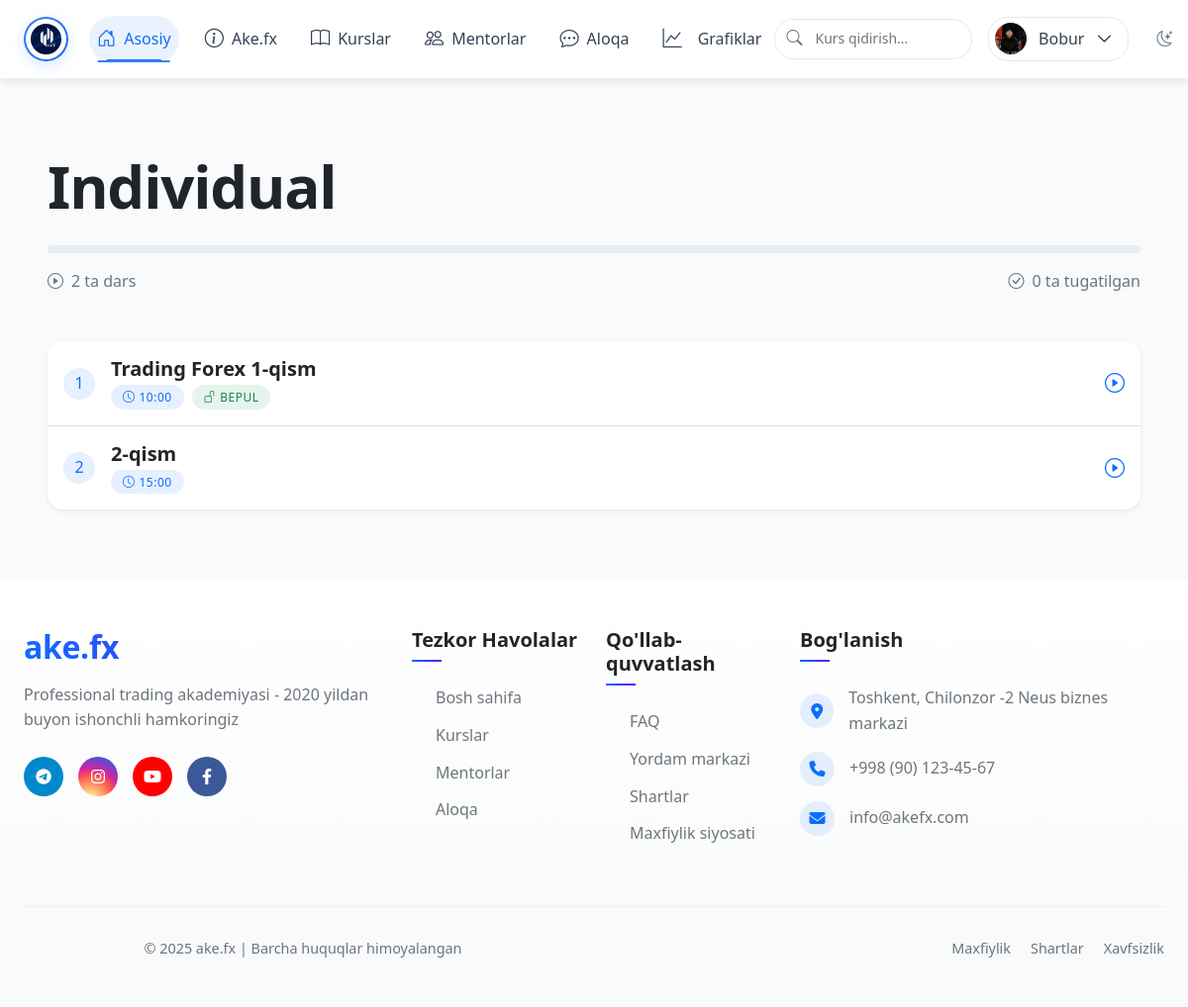
The page /course/1/lessons/ (signed in) on the database its author committed.
### main/models.py (models this page shows, shortened)
class Profile(models.Model):
    user = models.OneToOneField(users, on_delete=models.CASCADE)
    image = models.ImageField(upload_to='profile_images/', null=True, blank=True)
    bio = models.TextField(max_length=500, blank=True)

class Course(models.Model):
    title = models.CharField(max_length=100)
    description = models.TextField()
    price = models.DecimalField(max_digits=8, decimal_places=2)
    duration = models.CharField(max_length=50)  # masalan: '3 oy'
    image = models.ImageField(upload_to='courses/')
    mentor = models.ForeignKey('Mentor', on_delete=models.SET_NULL, null=True, blank=True)
    is_paid = models.BooleanField(default=True)  # Pullik yoki bepul ekanligini belgilash
    category = models.ForeignKey(Category, on_delete=models.SET_NULL, null=True, verbose_name='Kategoriya')
    level = models.ForeignKey('Level', on_delete=models.SET_NULL, null=True, verbose_name='Daraja')
    created_at = models.DateTimeField(auto_now_add=True)
    class Meta:
        ordering = ['-created_at']  # Add default ordering
        verbose_name = "Kurs"
        verbose_name_plural = "Kurslar"

class Lesson(models.Model):
    course = models.ForeignKey(Course, on_delete=models.CASCADE, related_name='lessons')
    title = models.CharField(max_length=255, verbose_name="Dars nomi")
    description = models.TextField(verbose_name="Tavsif")
    video_url = models.URLField(verbose_name="Video havolasi", blank=True, null=True)
    duration = models.CharField(max_length=50, verbose_name="Davomiyligi", default="00:00")
    order = models.PositiveIntegerField(default=0, verbose_name="Tartib raqami")
    is_free = models.BooleanField(default=False, verbose_name="Bepul dars")
    created_at = models.DateTimeField(auto_now_add=True)
    class Meta:
        ordering = ['order']
        verbose_name = "Dars"
        verbose_name_plural = "Darslar"

### main/views.py (the view)
# urls.py: path('course/<int:course_id>/lessons/', views.lesson_list, name='lesson_list'),
@login_required
def lesson_list(request, course_id):
    course = get_object_or_404(Course, id=course_id)
    lessons = course.lessons.all().order_by('order')
    completed_lessons = CompletedLesson.objects.filter(
        user=request.user,
        lesson__course=course
    )
    context = {
        'course': course,
        'lessons': lessons,
        'completed_lessons': completed_lessons,
    }
    return render(request, 'lesson_list.html', context)

### main/templates/lesson_list.html (shortened to what this page needs)
{% extends 'base.html' %}
{% load static %}
{% block content %}
<div class="container py-5">
    <div class="course-header mb-5">
        <h1 class="fw-bold mb-4">{{ course.title }}</h1>
        <div class="progress mb-3" style="height: 8px;">
        </div>
        <div class="d-flex justify-content-between align-items-center">
            <p class="text-muted mb-0">
                <i class="bi bi-play-circle me-2"></i>{{ lessons.count }} ta dars
            </p>
            <p class="text-muted mb-0">
                <i class="bi bi-check-circle me-2"></i>{{ completed_lessons.count }} ta tugatilgan
            </p>
        </div>
    </div>
    <div class="card border-0 shadow-sm rounded-4">
        <div class="list-group list-group-flush">
            {% for lesson in lessons %}
            <div class="list-group-item p-0">
                <a href="{% url 'lesson_detail' course.id lesson.id %}"
                   class="lesson-item d-flex align-items-center p-3 text-decoration-none">
                    <div class="lesson-number me-3">
                        {{ forloop.counter }}
                    </div>
                    <div class="flex-grow-1">
                        <h5 class="mb-1">{{ lesson.title }}</h5>
                        <div class="d-flex align-items-center">
                            <span class="badge bg-primary-soft text-primary me-2">
                                <i class="bi bi-clock me-1"></i>{{ lesson.duration }}
                            </span>
                            {% if lesson.is_free %}
                            <span class="badge bg-success-soft text-success">
                                <i class="bi bi-unlock me-1"></i>Bepul
                            </span>
                            {% endif %}
                        </div>
                    </div>
                    <div class="ms-3">
                        {% if lesson.id in completed_lessons %}
                        <i class="bi bi-check-circle-fill text-success fs-5"></i>
                        {% else %}
                        <i class="bi bi-play-circle text-primary fs-5"></i>
                        {% endif %}
                    </div>
                </a>
            </div>
            {% endfor %}
        </div>
    </div>
</div>
{% endblock %}

### main/templates/base.html (shortened to what this page needs)
<!DOCTYPE html>
<html lang="en">
<head>
    {% load static %}
    <link href="https://cdn.jsdelivr.net/npm/bootstrap-icons@1.7.2/font/bootstrap-icons.css" rel="stylesheet">
    <link href="https://cdn.jsdelivr.net/npm/bootstrap@5.3.0/dist/css/bootstrap.min.css" rel="stylesheet">
    <link rel="stylesheet" href="https://cdnjs.cloudflare.com/ajax/libs/font-awesome/6.4.0/css/all.min.css">
    <link href="{% static 'css/style.css' %}" rel="stylesheet">
</head>
<body>
<nav class="navbar navbar-expand-lg fixed-top">
    <div class="container">
        <a class="navbar-brand d-flex align-items-center" href="/">
            <div class="brand-logo-wrapper">
                <img src="{% static 'img/logo.png' %}" alt="Ake.fx" class="navbar-logo">
            </div>
        </a>
        <div class="collapse navbar-collapse" id="navbarNav">
            <ul class="navbar-nav mx-auto">
                <li class="nav-item">
                    <a href="/" class="nav-link active">
                        <i class="bi bi-house-door"></i>
                        <span>Asosiy</span>
                    </a>
                </li>
                <li class="nav-item">
                    <a href="/about/" class="nav-link">
                        <i class="bi bi-info-circle"></i>
                        <span>Ake.fx</span>
                    </a>
                </li>
                <li class="nav-item">
                    <a href="/courses/" class="nav-link">
                        <i class="bi bi-book"></i>
                        <span>Kurslar</span>
                    </a>
                </li>
                <li class="nav-item">
                    <a href="/mentors/" class="nav-link">
                        <i class="bi bi-people"></i>
                        <span>Mentorlar</span>
                    </a>
                </li>
                <li class="nav-item">
                    <a href="/contact/" class="nav-link">
                        <i class="bi bi-chat-dots"></i>
                        <span>Aloqa</span>
                    </a>
                </li>
                <li class="nav-item">
                    <a class="nav-link {% if request.resolver_match.app_name == 'trading' %}active{% endif %}"
                       href="{% url 'trading:trading' %}">
                        <i class="bi bi-graph-up me-2"></i>Grafiklar
                    </a>
                </li>
            </ul>
            <div class="nav-item search-wrapper me-3">
                <form class="search-form" action="{% url 'search' %}" method="get">
                    <input type="search" name="q" placeholder="Kurs qidirish..." class="search-input">
                    <button type="submit" class="search-btn">
                        <i class="bi bi-search"></i>
                    </button>
                </form>
            </div>
            <div class="nav-item auth-buttons">
                {% if user.is_authenticated %}
                <div class="dropdown">
                    <button class="profile-btn" data-bs-toggle="dropdown">
                        <div class="profile-photo">
                            {% if user.profile.image %}
                                <img src="{{ user.profile.image.url }}" alt="Profile">
                            {% else %}
                                <i class="bi bi-person"></i>
                            {% endif %}
                        </div>
                        <span class="profile-name">{{ user.get_short_name }}</span>
                        <i class="bi bi-chevron-down"></i>
                    </button>
                </div>
                {% else %}
                <a href="{% url 'login' %}" class="auth-btn login-btn">
                    <i class="bi bi-box-arrow-in-right"></i>
                    <span>Kirish</span>
                </a>
                {% endif %}
                <button id="toggle-dark-mode" class="theme-toggle" aria-label="Toggle dark mode">
                    <i class="bi bi-moon-stars"></i>
                </button>
            </div>
        </div>
    </div>
</nav>
    <div class="container my-4">
        {% block content %}{% endblock %}
    </div>
<footer class="footer-section py-5">
    <div class="container">
        <div class="row g-4 mb-5">
            <div class="col-lg-4">
                <div class="footer-brand mb-4">
                    <h3 class="gradient-text mb-3">ake.fx</h3>
                    <p class="text-muted mb-4">Professional trading akademiyasi - 2020 yildan buyon ishonchli hamkoringiz</p>
                    <div class="social-links">
                        <a href="https://t.me/akeFx_rasmiy" class="social-link telegram">
                            <i class="fab fa-telegram-plane"></i>
                        </a>
                        <a href="https://www.instagram.com/ake__fx/" class="social-link instagram">
                            <i class="fab fa-instagram"></i>
                        </a>
                        <a href="https://www.youtube.com/@akefx" class="social-link youtube">
                            <i class="fab fa-youtube"></i>
                        </a>
                        <a href="https://www.facebook.com/akefx" class="social-link facebook">
                            <i class="fab fa-facebook-f"></i>
                        </a>
                    </div>
                </div>
            </div>
            <div class="col-lg-2 col-md-4">
                <h5 class="footer-title">Tezkor Havolalar</h5>
                <ul class="footer-links">
                    <li><a href="/">Bosh sahifa</a></li>
                    <li><a href="/courses/">Kurslar</a></li>
                    <li><a href="/mentors/">Mentorlar</a></li>
                    <li><a href="/contact/">Aloqa</a></li>
                </ul>
            </div>
            <div class="col-lg-2 col-md-4">
                <h5 class="footer-title">Qo'llab-quvvatlash</h5>
                <ul class="footer-links">
                    <li><a href="#">FAQ</a></li>
                    <li><a href="#">Yordam markazi</a></li>
                    <li><a href="#">Shartlar</a></li>
                    <li><a href="#">Maxfiylik siyosati</a></li>
                </ul>
            </div>
            <div class="col-lg-4 col-md-4">
                <h5 class="footer-title">Bog'lanish</h5>
                <ul class="footer-contact-list">
                    <li>
                        <i class="fas fa-map-marker-alt contact-icon"></i>
                        <span>Toshkent, Chilonzor -2 Neus biznes markazi</span>
                    </li>
                    <li>
                        <i class="fas fa-phone contact-icon"></i>
                        <span>+998 (90) 123-45-67</span>
                    </li>
                    <li>
                        <i class="fas fa-envelope contact-icon"></i>
                        <span>info@akefx.com</span>
                    </li>
                </ul>
            </div>
        </div>
        <div class="footer-bottom">
            <div class="row align-items-center">
                <div class="col-md-6">
                    <p class="copyright mb-0">
                        © 2025 ake.fx | Barcha huquqlar himoyalangan
                    </p>
                </div>
                <div class="col-md-6">
                    <div class="footer-bottom-links">
                        <a href="#">Maxfiylik</a>
                        <a href="#">Shartlar</a>
                        <a href="#">Xavfsizlik</a>
                    </div>
                </div>
            </div>
        </div>
    </div>
</footer>
</body>
</html>

### main/templates/lesson_list.html (style rules this page uses)
.lesson-number { width: 32px; height: 32px; display: flex; align-items: center; justify-content: center; background: rgba(var(--bs-primary-rgb), 0.1); border-radius: 50%; font-weight: 500; color: var(--bs-primary); }
.lesson-item { color: var(--bs-body-color); transition: all 0.3s ease; }
.bg-primary-soft { background: rgba(var(--bs-primary-rgb), 0.1); }
.bg-success-soft { background: rgba(var(--bs-success-rgb), 0.1); }

### rows shown on the page
Course: title "Individual"
Lesson: title "Trading Forex 1-qism", duration "10:00", is_free True (drawn)
Lesson: title "2-qism", duration "15:00"

### other values the page prints
{{ user.get_short_name }} "Bobur"
{{ lessons.count }} "2"
{{ completed_lessons.count }} "0"
